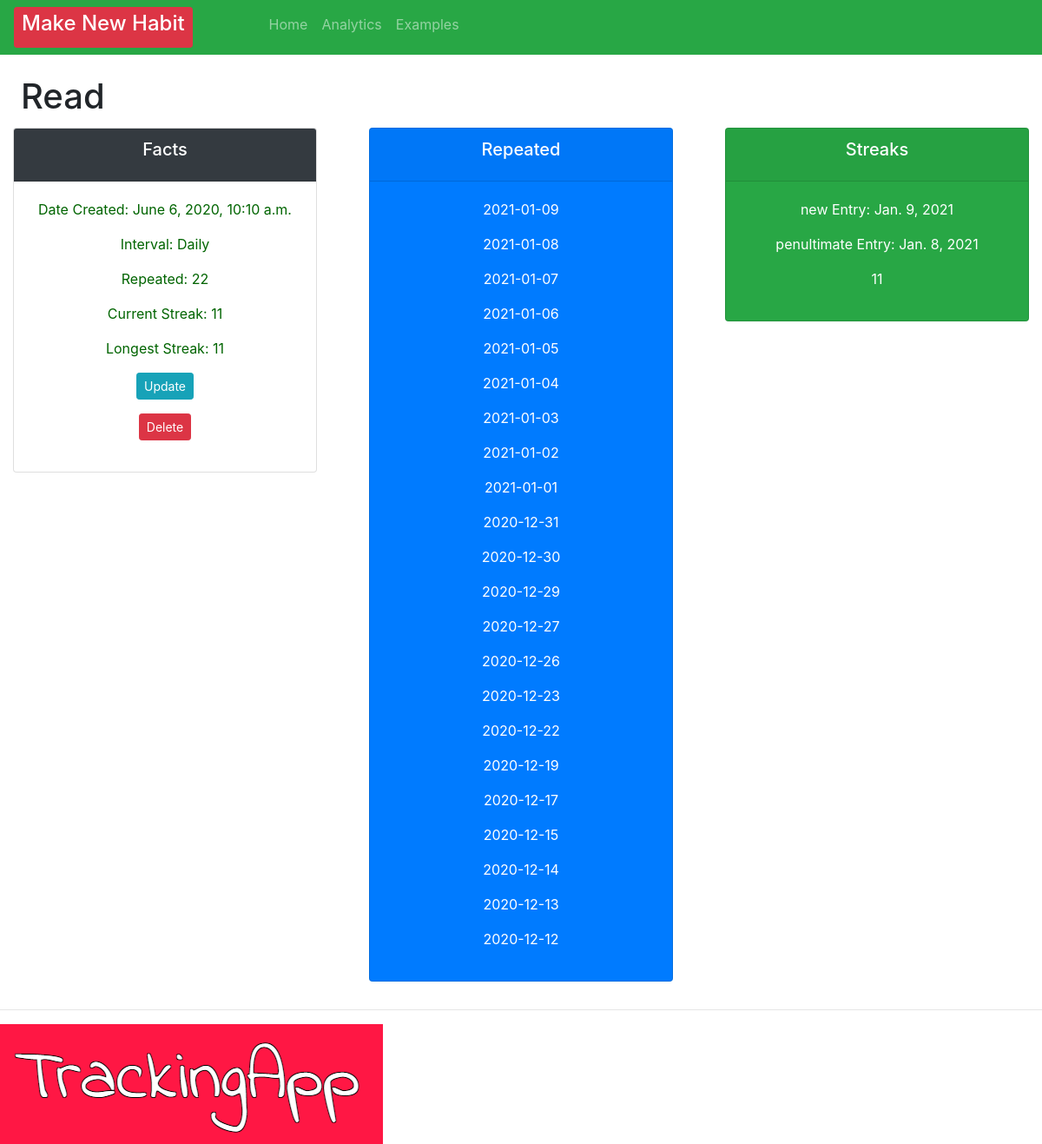
/habit/100, run on the app's committed database.
### crm/models.py (models this page shows, shortened)
class Order(models.Model):
    INTERVAL = (
            ('Daily', 'Daily'),
            ('Weekly', 'Weekly' ),
                      )
    habit = models.CharField(max_length=200, null=True, blank=True)
    interval = models.CharField(max_length=400, null=True, choices=INTERVAL)
    checked = models.IntegerField(blank=True, default=0, null=True)
    streak = models.IntegerField(blank=True, default=0, null=True)
    longestStreak = models.IntegerField(blank=True, default=0, null=True)
    created = models.DateTimeField(auto_now=True, auto_now_add=False, editable=False, null=True, blank=True)
    checkedList = models.ManyToManyField(Repeats)
    timeStamp = models.DateTimeField(auto_now=True, blank=True)
    date_created = models.DateTimeField(auto_now_add=True, null=True, editable=False, blank=True)
    dateAsString = models.CharField(max_length=200, null=True, blank=True)

class Repeats(models.Model):
    dateAsString = models.CharField(max_length=200, null=True, blank=True)

### crm/views.py (the view)
# urls.py: path('habit/<str:pk>', views.habit, name="habit"),
def habit(request, pk):
    testData = [{
        'habit': 'Call Mum',
        'interval': 'Weekly',
        'date_created': '2020-09-12'
    }]
    repeats = Repeats.objects.get(id=pk)
    orders = Order.objects.all()
    order = Order.objects.get(id=pk)
    repeat = order.checkedList.filter()
    streak = order.streak
    dateArray = order.checkedList.all().order_by('-dateAsString')
    penultimate = dateArray[1].dateAsString
    lastChecked = parse_date(penultimate)
    today1 = dateArray.first().dateAsString
    today = parse_date(today1)
    order.save()
    context = {"today": today, "lastTimeStamp": lastChecked, "testData": testData, "current_streak":streak, "order":order, "repeats": repeats, "repeat": repeat}
    return render(request, 'habit/habit.html', context)

### crm/templates/habit/habit.html (shortened to what this page needs)
{% extends 'habit/main.html' %}
{% block content %}
<br>
<h1 style="margin-left: 2%; margin-bottom: 1%;">
    <td>
        {{ order.habit }}
    </td>
</h1>
<div class="row">
    <div class="col">
        <div class="col-md">
            <div class="card text-center text-white mb-3" id="total-orders">
                <div class="card-header  bg-dark">
                    <h5 class="card-title">Facts</h5>
                </div>
                <div class="card-body">
                    <p style="color: darkgreen">Date Created: {{order.date_created}}</p>
                    <p style="color: darkgreen">Interval: {{ order.interval }}</p>
                    <p style="color: darkgreen">Repeated: {{ order.checkedList.count }}</p>
                    <p style="color: darkgreen">Current Streak:  {{current_streak}}</p>
                    <p style="color: darkgreen">Longest Streak: {{order.longestStreak}}</p>
                    <p> <a a class="btn btn-sm btn-info" href="{% url 'update_habit' order.id %}">Update</a></p>
                    <p> <a a class="btn btn-sm btn-danger" href="{% url 'delete' order.id %}">Delete</a></p>
                </div>
            </div>
        </div>
    </div>
    <div class="col">
        <div class="col-md">
            <div class="card text-center text-white bg-primary mb-3" id="total-orders">
                <div class="card-header">
                    <h5 class="card-title text-white">Repeated</h5>
                </div>
                <div class="card-body">
                    {% for check in repeat reversed %}
                    <p>{{check.dateAsString}}</p>
                    {%endfor%}
                </div>
            </div>
        </div>
    </div>
    <div class="col">
        <div class="col-md">
            <div class="card text-center mb-3 bg-success text-white" id="total-orders">
                <div class="card-header">
                    <h5 class="card-title">Streaks</h5>
                </div>
                <div class="card-body">
                    <p>new Entry: {{today}}</p>
                    <p>penultimate Entry: {{lastTimeStamp}}</p>
                    <p>    {{current_streak}}        </p>
                </div>
            </div>
        </div>
    </div>
</div>
{% endblock %}

### data on the page
Order: habit "Read", date_created "June 6, 2020, 10:10 a.m.", interval "Daily", checkedList.count "22", longestStreak "11"
Repeats: dateAsString "2021-01-09"
Repeats: dateAsString "2021-01-08", dateAsString "Jan. 8, 2021"
Repeats: dateAsString "2021-01-07"
Repeats: dateAsString "2021-01-06"
Repeats: dateAsString "2021-01-05"
Repeats: dateAsString "2021-01-04"
Repeats: dateAsString "2021-01-03"
Repeats: dateAsString "2021-01-02"
Repeats: dateAsString "2021-01-01"
Repeats: dateAsString "2020-12-31"
Repeats: dateAsString "2020-12-30"
Repeats: dateAsString "2020-12-29"
Repeats: dateAsString "2020-12-27"
Repeats: dateAsString "2020-12-26"
Repeats: dateAsString "2020-12-23"
Repeats: dateAsString "2020-12-22"
Repeats: dateAsString "2020-12-19"
Repeats: dateAsString "2020-12-17"
Repeats: dateAsString "2020-12-15"
Repeats: dateAsString "2020-12-14"
Repeats: dateAsString "2020-12-13"
Repeats: dateAsString "2020-12-12"

### other printed values
{{ current_streak }} "11"
{{ today }} "Jan. 9, 2021"
